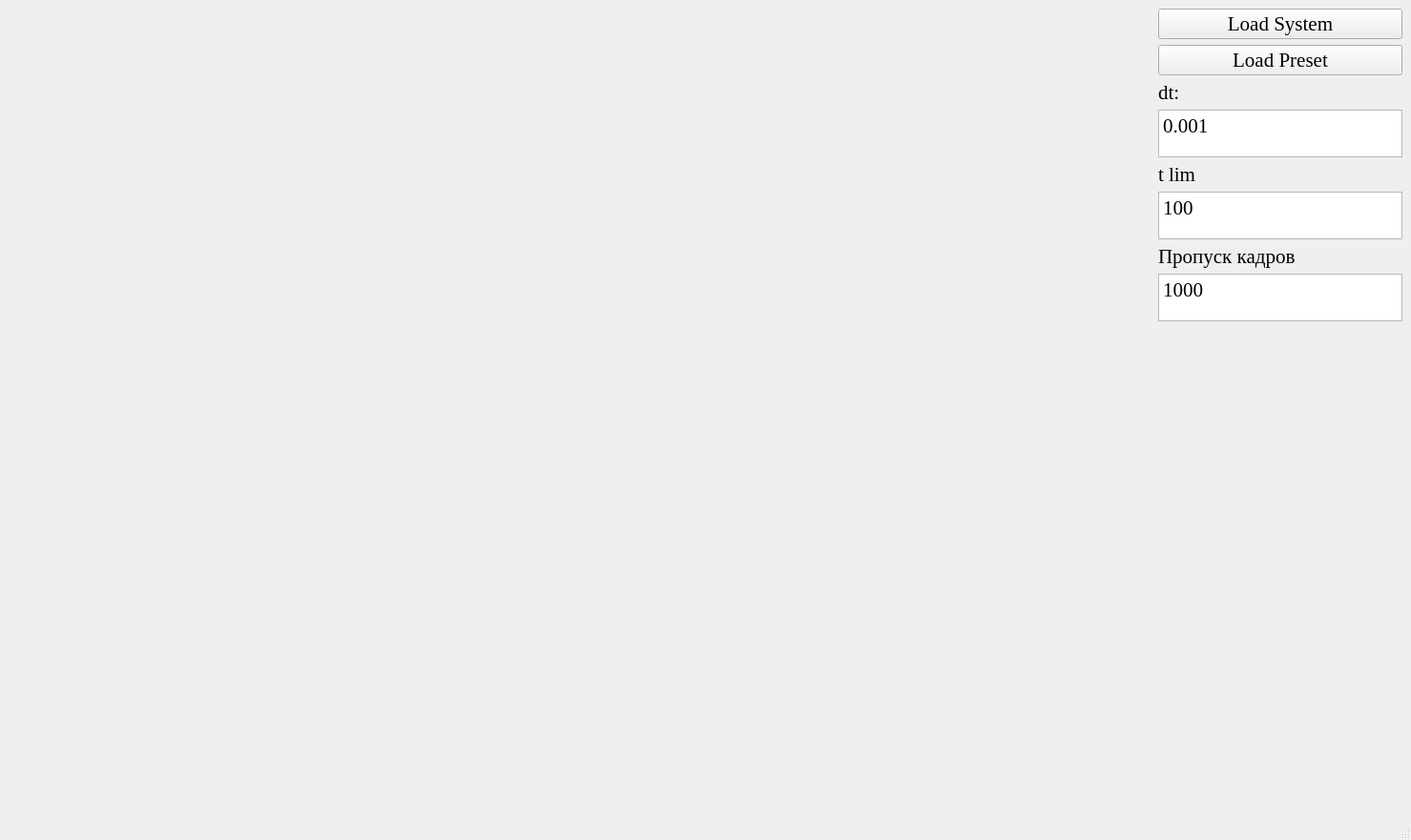
<?xml version="1.0" encoding="UTF-8"?>
<ui version="4.0">
 <class>MainWindow</class>
 <widget class="QMainWindow" name="MainWindow">
  <property name="geometry">
   <rect>
    <x>0</x>
    <y>0</y>
    <width>1479</width>
    <height>881</height>
   </rect>
  </property>
  <property name="font">
   <font>
    <family>Times New Roman</family>
    <pointsize>16</pointsize>
   </font>
  </property>
  <property name="windowTitle">
   <string>Planet System</string>
  </property>
  <widget class="QWidget" name="centralwidget">
   <layout class="QHBoxLayout" name="horizontalLayout">
    <item>
     <layout class="QHBoxLayout" name="horizontalLayout_2">
      <item>
       <widget class="SpaceWidget" name="SpaceWidget" native="true">
        <property name="sizePolicy">
         <sizepolicy hsizetype="MinimumExpanding" vsizetype="Expanding">
          <horstretch>0</horstretch>
          <verstretch>0</verstretch>
         </sizepolicy>
        </property>
        <property name="minimumSize">
         <size>
          <width>500</width>
          <height>0</height>
         </size>
        </property>
       </widget>
      </item>
     </layout>
    </item>
    <item>
     <layout class="QGridLayout" name="gridLayout">
      <item row="2" column="0">
       <widget class="QLabel" name="label">
        <property name="sizePolicy">
         <sizepolicy hsizetype="Minimum" vsizetype="Fixed">
          <horstretch>0</horstretch>
          <verstretch>0</verstretch>
         </sizepolicy>
        </property>
        <property name="text">
         <string>dt:</string>
        </property>
       </widget>
      </item>
      <item row="8" column="0">
       <spacer name="verticalSpacer">
        <property name="orientation">
         <enum>Qt::Vertical</enum>
        </property>
        <property name="sizeType">
         <enum>QSizePolicy::Maximum</enum>
        </property>
        <property name="sizeHint" stdset="0">
         <size>
          <width>20</width>
          <height>2000</height>
         </size>
        </property>
       </spacer>
      </item>
      <item row="4" column="0">
       <widget class="QLabel" name="label_2">
        <property name="sizePolicy">
         <sizepolicy hsizetype="Minimum" vsizetype="Fixed">
          <horstretch>0</horstretch>
          <verstretch>0</verstretch>
         </sizepolicy>
        </property>
        <property name="text">
         <string>t lim</string>
        </property>
       </widget>
      </item>
      <item row="0" column="0">
       <widget class="QPushButton" name="LoadSystemButton">
        <property name="sizePolicy">
         <sizepolicy hsizetype="Minimum" vsizetype="Minimum">
          <horstretch>0</horstretch>
          <verstretch>0</verstretch>
         </sizepolicy>
        </property>
        <property name="text">
         <string>Load System</string>
        </property>
       </widget>
      </item>
      <item row="7" column="0">
       <widget class="QTextEdit" name="cadrSkipField">
        <property name="sizePolicy">
         <sizepolicy hsizetype="Minimum" vsizetype="MinimumExpanding">
          <horstretch>0</horstretch>
          <verstretch>0</verstretch>
         </sizepolicy>
        </property>
        <property name="minimumSize">
         <size>
          <width>0</width>
          <height>50</height>
         </size>
        </property>
        <property name="html">
         <string>&lt;!DOCTYPE HTML PUBLIC &quot;-//W3C//DTD HTML 4.0//EN&quot; &quot;http://www.w3.org/TR/REC-html40/strict.dtd&quot;&gt;
&lt;html&gt;&lt;head&gt;&lt;meta name=&quot;qrichtext&quot; content=&quot;1&quot; /&gt;&lt;style type=&quot;text/css&quot;&gt;
p, li { white-space: pre-wrap; }
&lt;/style&gt;&lt;/head&gt;&lt;body style=&quot; font-family:'Times New Roman'; font-size:16pt; font-weight:400; font-style:normal;&quot;&gt;
&lt;p style=&quot; margin-top:0px; margin-bottom:0px; margin-left:0px; margin-right:0px; -qt-block-indent:0; text-indent:0px;&quot;&gt;1000&lt;/p&gt;&lt;/body&gt;&lt;/html&gt;</string>
        </property>
       </widget>
      </item>
      <item row="6" column="0">
       <widget class="QLabel" name="label_3">
        <property name="sizePolicy">
         <sizepolicy hsizetype="Minimum" vsizetype="Fixed">
          <horstretch>0</horstretch>
          <verstretch>0</verstretch>
         </sizepolicy>
        </property>
        <property name="text">
         <string>Пропуск кадров</string>
        </property>
       </widget>
      </item>
      <item row="3" column="0">
       <widget class="QTextEdit" name="dtInput">
        <property name="sizePolicy">
         <sizepolicy hsizetype="Minimum" vsizetype="MinimumExpanding">
          <horstretch>0</horstretch>
          <verstretch>0</verstretch>
         </sizepolicy>
        </property>
        <property name="minimumSize">
         <size>
          <width>0</width>
          <height>50</height>
         </size>
        </property>
        <property name="html">
         <string>&lt;!DOCTYPE HTML PUBLIC &quot;-//W3C//DTD HTML 4.0//EN&quot; &quot;http://www.w3.org/TR/REC-html40/strict.dtd&quot;&gt;
&lt;html&gt;&lt;head&gt;&lt;meta name=&quot;qrichtext&quot; content=&quot;1&quot; /&gt;&lt;style type=&quot;text/css&quot;&gt;
p, li { white-space: pre-wrap; }
&lt;/style&gt;&lt;/head&gt;&lt;body style=&quot; font-family:'Times New Roman'; font-size:16pt; font-weight:400; font-style:normal;&quot;&gt;
&lt;p style=&quot; margin-top:0px; margin-bottom:0px; margin-left:0px; margin-right:0px; -qt-block-indent:0; text-indent:0px;&quot;&gt;0.001&lt;/p&gt;&lt;/body&gt;&lt;/html&gt;</string>
        </property>
       </widget>
      </item>
      <item row="5" column="0">
       <widget class="QTextEdit" name="tLimInput">
        <property name="sizePolicy">
         <sizepolicy hsizetype="Minimum" vsizetype="MinimumExpanding">
          <horstretch>0</horstretch>
          <verstretch>0</verstretch>
         </sizepolicy>
        </property>
        <property name="minimumSize">
         <size>
          <width>0</width>
          <height>50</height>
         </size>
        </property>
        <property name="html">
         <string>&lt;!DOCTYPE HTML PUBLIC &quot;-//W3C//DTD HTML 4.0//EN&quot; &quot;http://www.w3.org/TR/REC-html40/strict.dtd&quot;&gt;
&lt;html&gt;&lt;head&gt;&lt;meta name=&quot;qrichtext&quot; content=&quot;1&quot; /&gt;&lt;style type=&quot;text/css&quot;&gt;
p, li { white-space: pre-wrap; }
&lt;/style&gt;&lt;/head&gt;&lt;body style=&quot; font-family:'Times New Roman'; font-size:16pt; font-weight:400; font-style:normal;&quot;&gt;
&lt;p style=&quot; margin-top:0px; margin-bottom:0px; margin-left:0px; margin-right:0px; -qt-block-indent:0; text-indent:0px;&quot;&gt;100&lt;/p&gt;&lt;/body&gt;&lt;/html&gt;</string>
        </property>
       </widget>
      </item>
      <item row="1" column="0">
       <widget class="QPushButton" name="LoadPresetButton">
        <property name="text">
         <string>Load Preset</string>
        </property>
       </widget>
      </item>
     </layout>
    </item>
   </layout>
  </widget>
  <widget class="QStatusBar" name="statusbar"/>
 </widget>
 <customwidgets>
  <customwidget>
   <class>SpaceWidget</class>
   <extends>QWidget</extends>
   <header location="global">spacewidget.h</header>
   <container>1</container>
  </customwidget>
 </customwidgets>
 <resources/>
 <connections/>
</ui>
